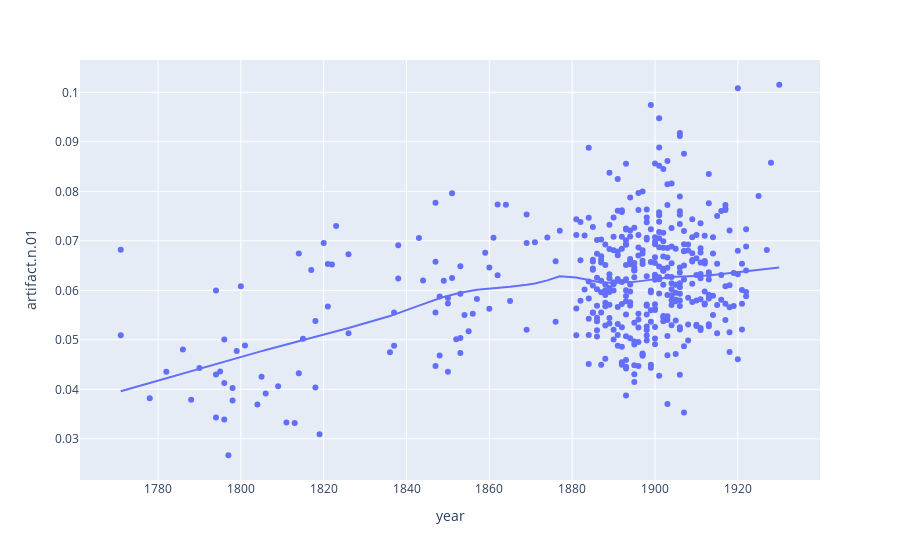

Notebook code for this chart:
### Code cell
px.scatter(df, x='year', y='artifact.n.01', trendline='lowess')

### Figure 1 — Plotly figure (JSON) as saved in the notebook; plotly's stock layout.template omitted (floating-point values rounded to 4 significant figures; data arrays with more than 128 entries replaced by an {"elided": "..."} marker saying what was removed)
{"data": [{"hovertemplate": "year=%{x}<br>artifact.n.01=%{y}<extra></extra>", "legendgroup": "", "marker": {"color": "#636efa", "symbol": "circle"}, "mode": "markers", "name": "", "orientation": "v", "showlegend": false, "type": "scatter", "x": {"elided": "437 int values"}, "xaxis": "x", "y": {"elided": "437 float values"}, "yaxis": "y"}, {"hovertemplate": "<b>LOWESS trendline</b><br><br>year=%{x}<br>artifact.n.01=%{y} <b>(trend)</b><extra></extra>", "legendgroup": "", "marker": {"color": "#636efa", "symbol": "circle"}, "mode": "lines", "name": "", "showlegend": false, "type": "scatter", "x": {"elided": "437 int values"}, "xaxis": "x", "y": {"elided": "437 float values"}, "yaxis": "y"}], "layout": {"autosize": true, "legend": {"tracegroupgap": 0}, "margin": {"t": 60}, "xaxis": {"anchor": "y", "autorange": true, "domain": [0, 1], "range": [1761.0, 1940.0], "title": {"text": "year"}, "type": "linear"}, "yaxis": {"anchor": "x", "autorange": true, "domain": [0, 1], "range": [0.02088, 0.1073], "title": {"text": "artifact.n.01"}, "type": "linear"}}}
